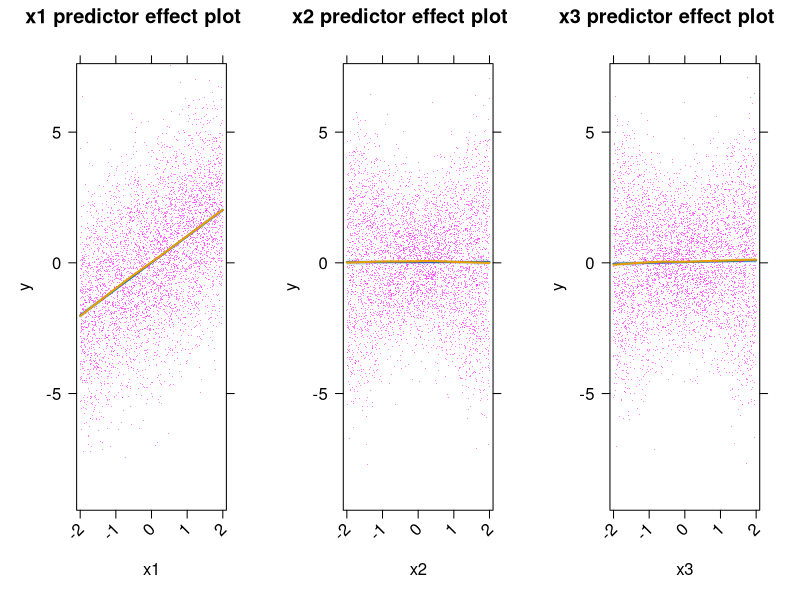
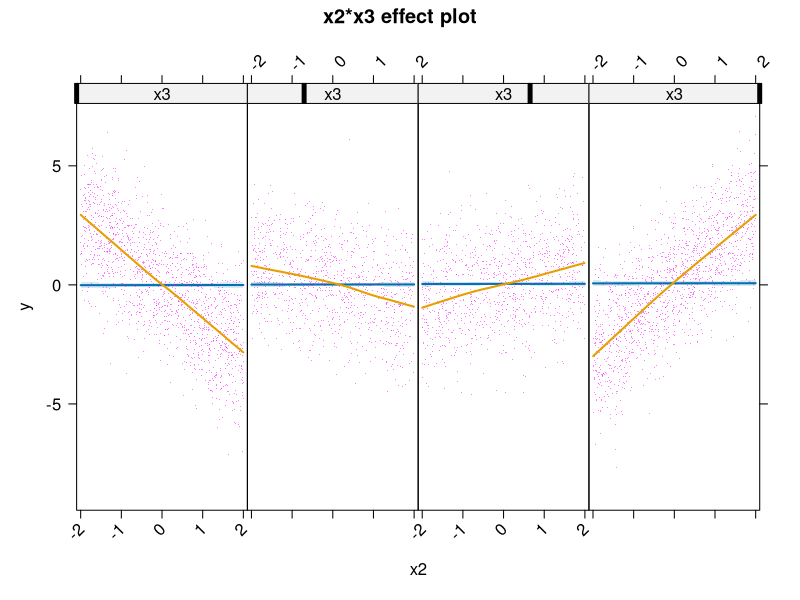
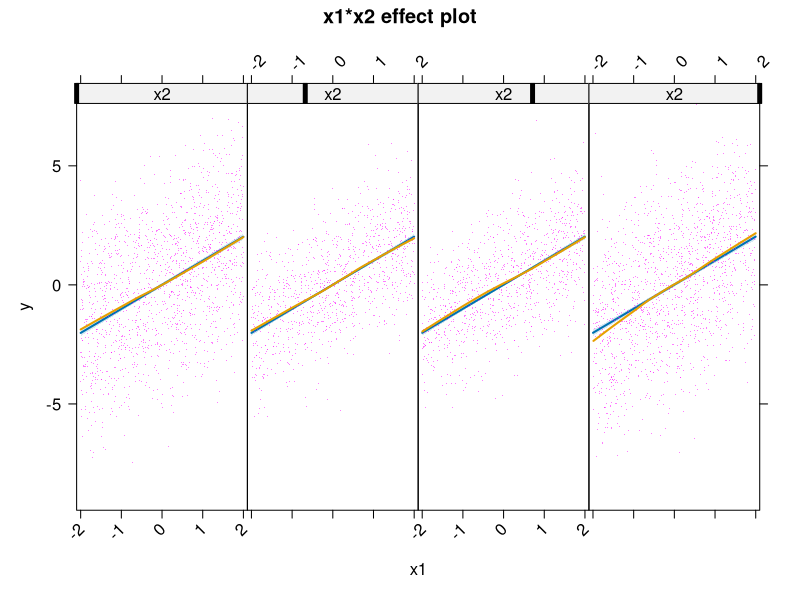
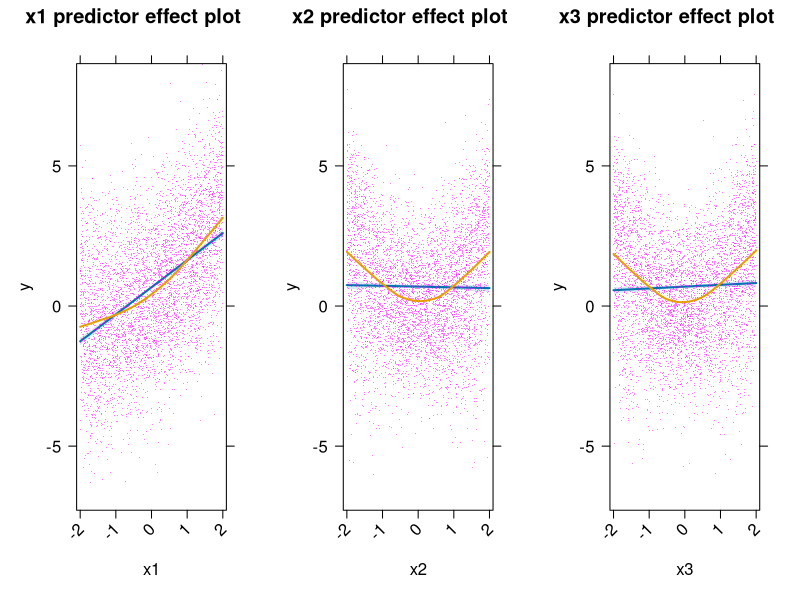
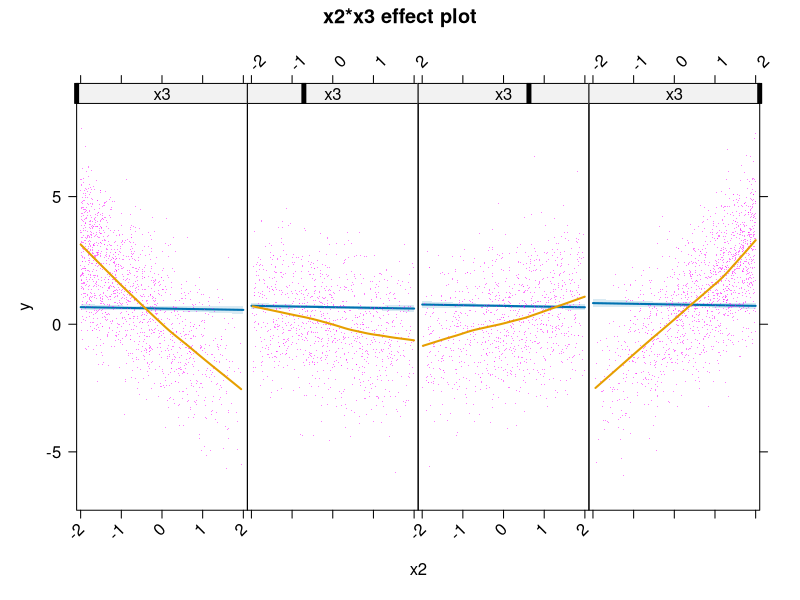
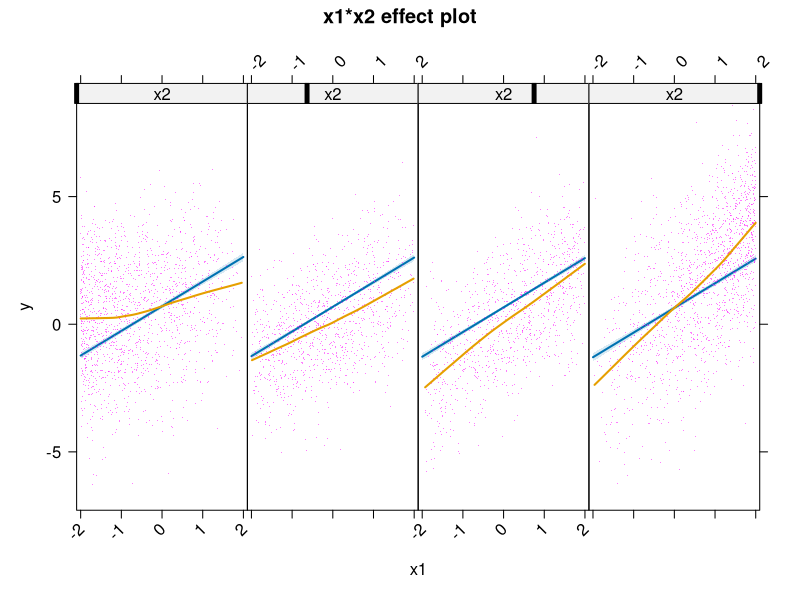
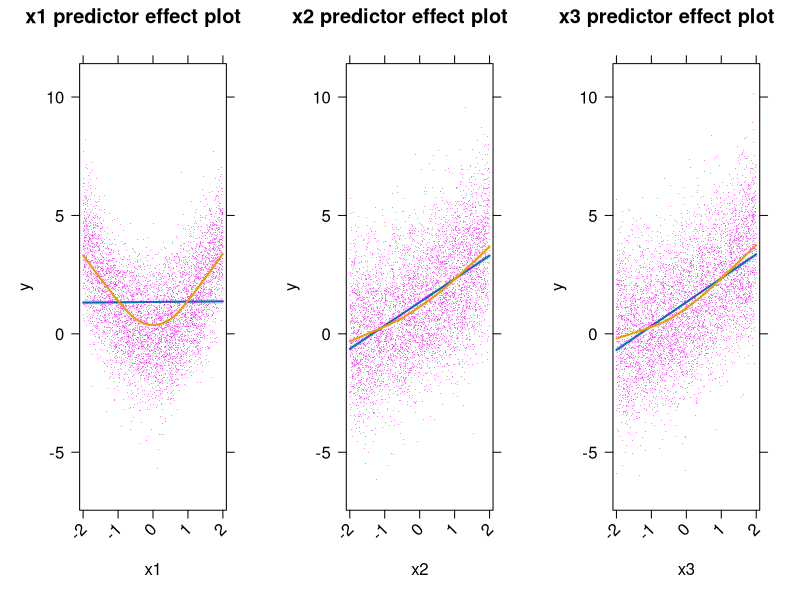
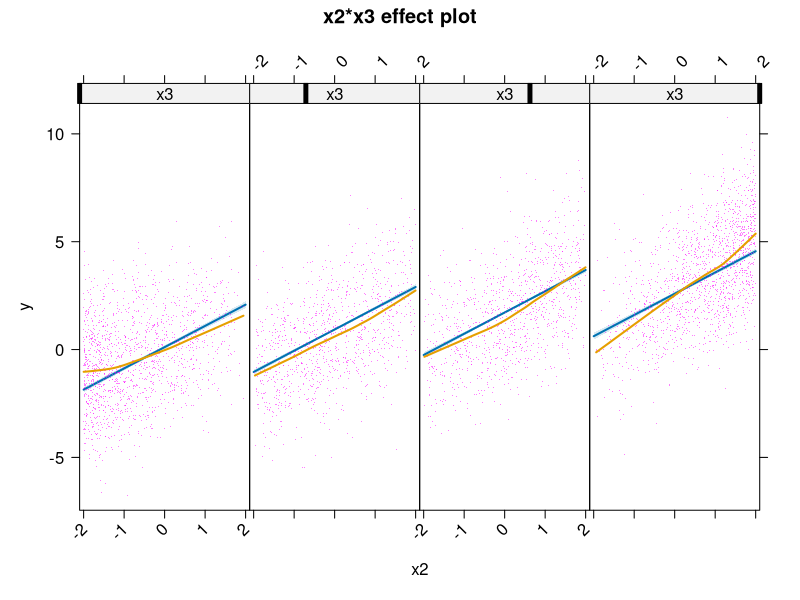

Here is the R script that generated these plots, in order:
## ----include=FALSE-------------------------------------------------------
library(knitr)
opts_chunk$set(
tidy=FALSE,fig.width=5,fig.height=5,cache=FALSE
)

## ----echo=FALSE, results='hide', include=FALSE---------------------------
#options(continue="+    ", prompt="R> ", width=76)
options(show.signif.stars=FALSE)
options(scipen=3)

## ------------------------------------------------------------------------
mvrunif <- function(n, R, min = 0, max = 1){
    # method (but not code) from E. Schumann,
    # "Generating Correlated Uniform Variates"
    # URL:
    # <http://comisef.wikidot.com/tutorial:correlateduniformvariates>
    # downloaded 2015-05-21
    if (!is.matrix(R) || nrow(R) != ncol(R) ||
    max(abs(R - t(R))) > sqrt(.Machine$double.eps))
    stop("R must be a square symmetric matrix")
    if (any(eigen(R, only.values = TRUE)$values <= 0))
    stop("R must be positive-definite")
    if (any(abs(R) - 1 > sqrt(.Machine$double.eps)))
    stop("R must be a correlation matrix")
    m <- nrow(R)
    R <- 2 * sin(pi * R / 6)
    X <- matrix(rnorm(n * m), n, m)
    X <- X %*% chol(R)
    X <- pnorm(X)
    min + X * (max - min)
}

gendata <- function(n = 5000, R, min = -2, max = 2, s = 1.5,
    model = expression(x1 + x2 + x3)){
    data <- mvrunif(n = n, min = min, max = max, R = R)
    colnames(data) <- c("x1", "x2", "x3")
    data <- as.data.frame(data)
    data$error <- s * rnorm(n)
    data$y <- with(data, eval(model) + error)
    data
}

R <- function(offdiag = 0, m = 3){
    R <- diag(1, m)
    R[lower.tri(R)] <- R[upper.tri(R)] <- offdiag
    R
}

## ------------------------------------------------------------------------
set.seed(682626)
Data.1 <- gendata(R = R(0), model = expression(x1 + x2 * x3))
round(cor(Data.1), 2)
summary(mod.1 <- lm(y ~ x1 + x2 + x3, data = Data.1))

## ----fig-contrived-1a,include=TRUE,fig.width=12,fig.height=4,fig.show='hide'----
library(effects)
plot(predictorEffects(mod.1, partial.residuals=TRUE),
     partial.residual=list(pch=".", col="#FF00FF80"),
     axes=list(x=list(rotate=45)),
     rows=1, cols=3)

## ----fig-contrived-1b,include=TRUE, fig.width=12,fig.height=4,fig.show='hide'----
plot(Effect(c("x2", "x3"), mod.1, partial.residuals = TRUE),
     partial.residual=list(pch=".", col="#FF00FF80"),
     axes=list(x=list(rotate=45)),
     lattice=list(layout=c(4, 1)))

## ----fig-contrived-1c,include=TRUE,fig.width=12,fig.height=4,fig.show='hide'----
plot(Effect(c("x1", "x2"), mod.1, partial.residuals = TRUE),
    partial.residual=list(pch=".", col="#FF00FF80"),
    axes=list(x=list(rotate=45)),
    lattice=list(layout=c(4, 1)))

## ------------------------------------------------------------------------
set.seed(682626)
Data.2 <- gendata(R = R(0.5), model = expression(x1 + x2 * x3))
mod.2 <- lm(y ~ x1 + x2 + x3, data = Data.2)

## ----fig-contrived-2a,include=TRUE,fig.width=12,fig.height=4,fig.show='hide'----
plot(predictorEffects(mod.2, partial.residuals=TRUE),
     partial.residual=list(pch=".", col="#FF00FF80",fig.show='hide'),
     axes=list(x=list(rotate=45)),
     rows=1, cols=3)

## ----fig-contrived-2b,include=TRUE,fig.width=12,fig.height=4,fig.show='hide'----
plot(Effect(c("x2", "x3"), mod.2, partial.residuals = TRUE),
     partial.residual=list(pch=".", col="#FF00FF80"),
     axes=list(x=list(rotate=45)),
     lattice=list(layout=c(4, 1)))

## ----fig-contrived-2c,include=TRUE,fig.width=12,fig.height=4,fig.show='hide'----
plot(Effect(c("x1", "x2"), mod.2, partial.residuals = TRUE),
    partial.residual=list(pch=".", col="#FF00FF80",fig.show='hide'),
    axes=list(x=list(rotate=45)),
    lattice=list(layout=c(4, 1)))

## ------------------------------------------------------------------------
set.seed(682626)
Data.3 <- gendata(R = R(0.5), model = expression(x1^2 + x2 + x3))
mod.3 <- lm(y ~ x1 + x2 + x3, data = Data.3)

## ----fig-contrived-3a,include=TRUE,fig.width=12,fig.height=4,fig.show='hide'----
plot(predictorEffects(mod.3, partial.residuals=TRUE),
     partial.residual=list(pch=".", col="#FF00FF80"),
     axes=list(x=list(rotate=45)),
     rows=1, cols=3)

## ----fig-contrived-3b,include=TRUE,fig.width=12,fig.height=4,fig.show='hide'----
plot(Effect(c("x2", "x3"), mod.3, partial.residuals = TRUE),
     partial.residual=list(pch=".", col="#FF00FF80"),
     axes=list(x=list(rotate=45)),
     lattice=list(layout=c(4, 1)))

## ----fig-contrived-3c,include=TRUE,fig.width=12,fig.height=4,fig.show='hide'----
plot(Effect(c("x1", "x2"), mod.3, partial.residuals = TRUE),
    partial.residual=list(pch=".", col="#FF00FF80"),
    axes=list(x=list(rotate=45)),
    lattice=list(layout=c(4, 1)))

## ------------------------------------------------------------------------
set.seed(682626)
Data.4 <- gendata(R = R(0.5), model = expression(x1^2 + x2 * x3))
mod.4 <- lm(y ~ x1 + x2 + x3, data = Data.4)

## ----fig-contrived-4a,include=TRUE,fig.width=12,fig.height=4,fig.show='hide'----
plot(predictorEffects(mod.4, partial.residuals=TRUE),
     partial.residual=list(pch=".", col="#FF00FF80"),
     axes=list(x=list(rotate=45)),
     rows=1, cols=3)

## ----fig-contrived-4b,include=TRUE,fig.width=12,fig.height=4,fig.show='hide'----
plot(Effect(c("x2", "x3"), mod.4, partial.residuals = TRUE),
     partial.residual=list(pch=".", col="#FF00FF80"),
      axes=list(x=list(rotate=45)),
     lattice=list(layout=c(4, 1)))

## ----fig-contrived-4c,include=TRUE,fig.width=12,fig.height=4,fig.show='hide'----
plot(Effect(c("x1", "x2"), mod.4, partial.residuals = TRUE),
    partial.residual=list(pch=".", col="#FF00FF80"),
    axes=list(x=list(rotate=45)),
    lattice=list(layout=c(4, 1)))

## ----fig-contrived-5a,include=TRUE,fig.width=5,fig.height=4,fig.show='hide'----
mod.5 <- lm(y ~ poly(x1, 2) + x2*x3, data=Data.4)
plot(Effect("x1", mod.5, partial.residuals=TRUE),
     partial.residual=list(pch=".", col="#FF00FF80", span=0.2))

## ----fig-contrived-5b,include=TRUE,fig.width=12,fig.height=4,fig.show='hide'----
plot(Effect(c("x2", "x3"), mod.5, partial.residuals = TRUE),
     partial.residual=list(pch=".", col="#FF00FF80"),
     axes=list(x=list(rotate=45)),
     lattice=list(layout=c(4, 1)), span=0.5)

## ----fig-contrived-5c,include=TRUE,fig.width=12,fig.height=4,fig.show='hide'----
plot(Effect(c("x1", "x2"), mod.5, partial.residuals = TRUE),
    partial.residual=list(pch=".", col="#FF00FF80", span=0.35),
    axes=list(x=list(rotate=45)),
    lattice=list(layout=c(4, 1)))
